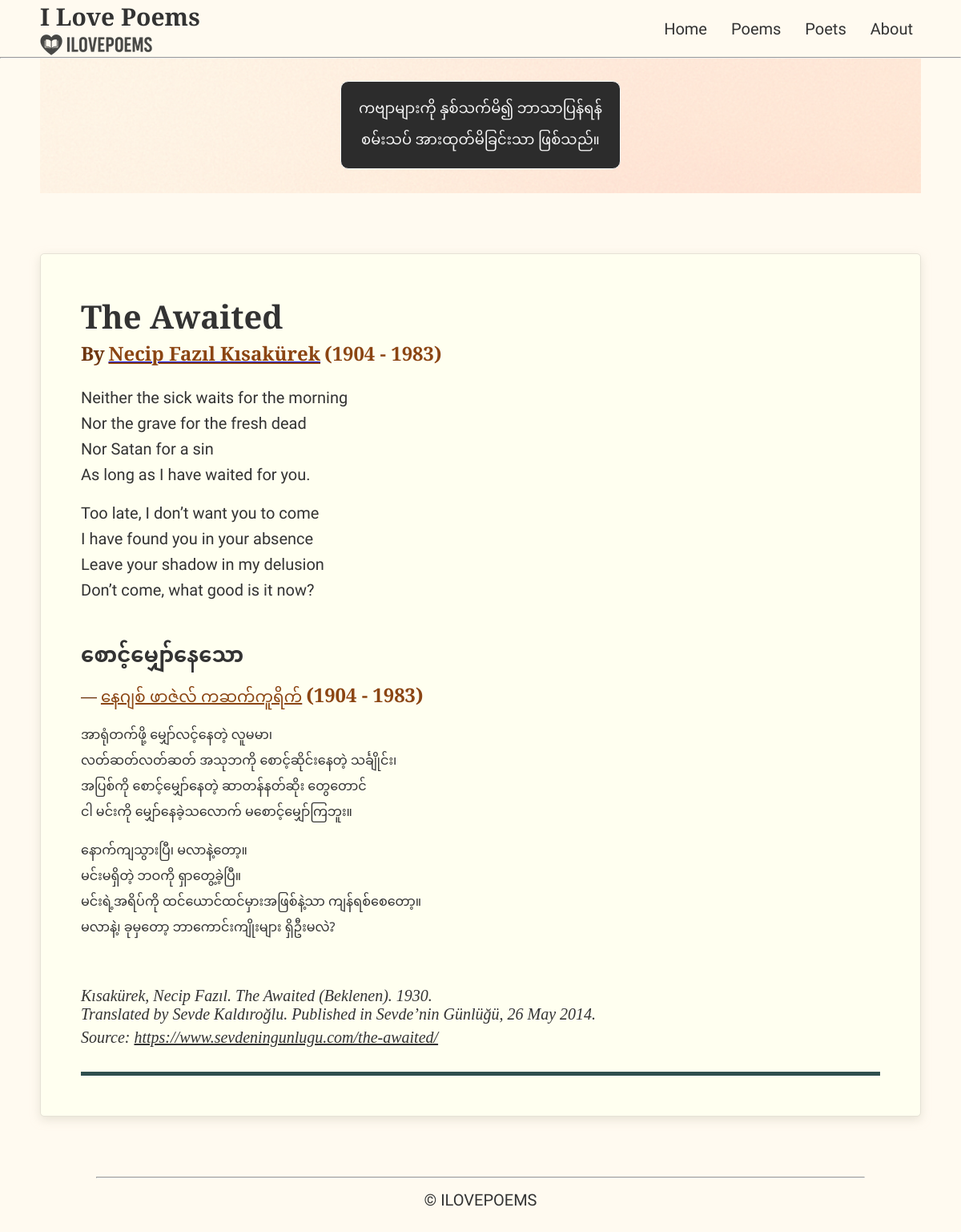
The page /7/ on the database as committed earlier.
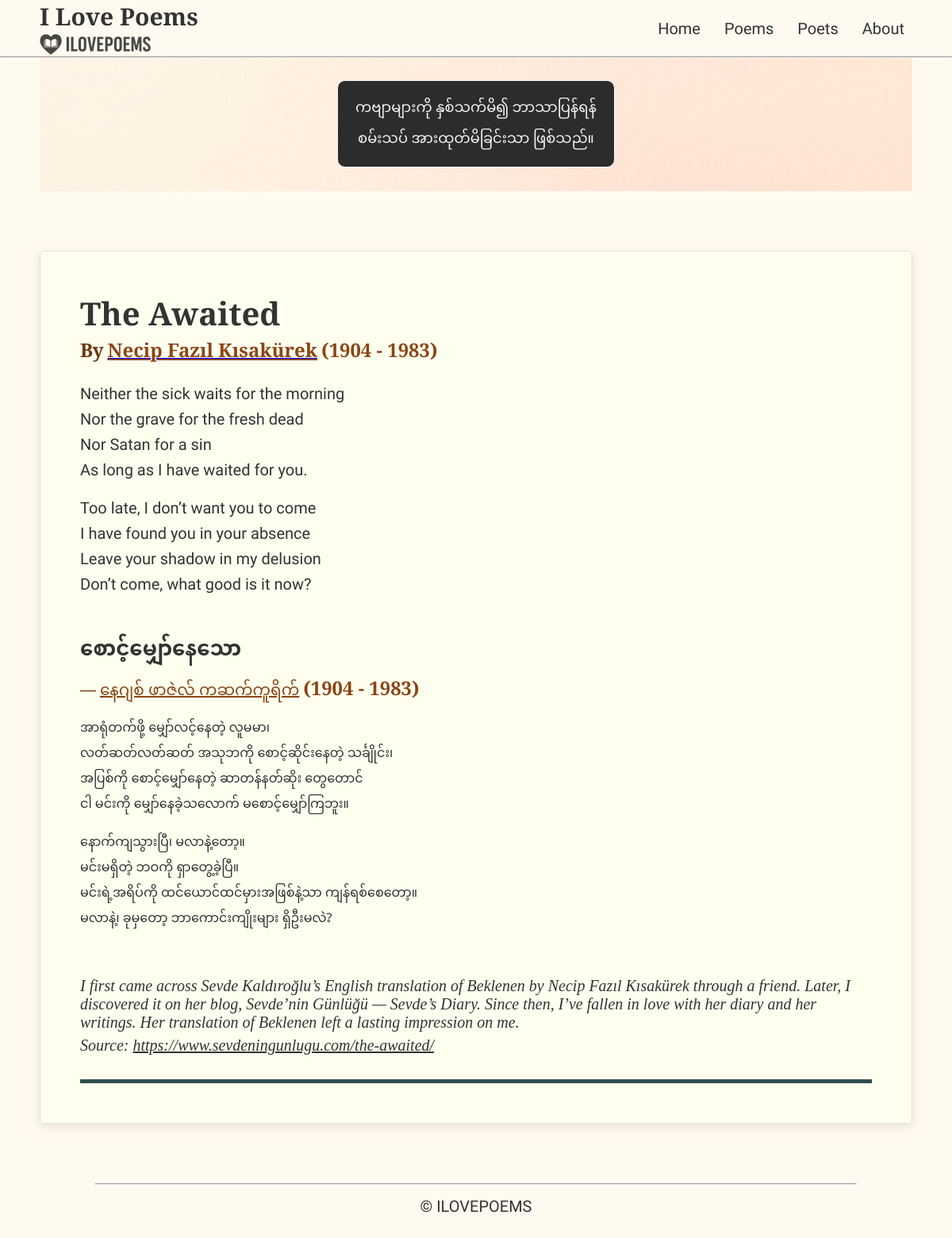
The same page on the database as committed later.
### poems/models.py (models this page shows, shortened)
class Poem(models.Model):
    title_en = models.CharField(max_length=200)
    title_mm = models.CharField(max_length=200)  # Myanmar title
    poem_mm = models.TextField()                  # Myanmar poem content
    poem_en = models.TextField()                  # English poem content
    about = models.TextField(blank=True)          # About the poem
    source = models.CharField(max_length=300, blank=True)
    featured = models.BooleanField(default=False)  # True/False column
    poet = models.ForeignKey('Poet', on_delete=models.CASCADE, related_name='poems')
    date_added = models.DateTimeField("date added")

class Poet(models.Model):
    name_en = models.CharField(max_length=100)
    name_mm = models.CharField(max_length=100)    # Myanmar name
    about = models.TextField(blank=True)          # About the poet
    source = models.CharField(max_length=300, blank=True)
    born_year = models.PositiveSmallIntegerField("Year of birth", null=True, blank=False)
    dead_year = models.PositiveSmallIntegerField("Year of death", null=True, blank=False)

### poems/views.py (the view)
# urls.py: path('<int:poem_id>/', views.poem, name='poem'),
def poem(request, poem_id):
    poem_obj = get_object_or_404(Poem, pk=poem_id)
    line_count_en = len(poem_obj.poem_en.split('\n'))
    context = {
        "selected_poem": poem_obj,
        "line_count_en": line_count_en
        }
    return render(request, "poems/poem.html", context)

### poems/templates/poems/poem.html (shortened to what this page needs)
{% extends "poems/base.html" %}
{% block content %}
    <div class="poem-translation">
        <div class="poem">
            <p class="poem-title_en">{{ selected_poem.title_en }}</p>
            <span class="poet">By</span>
            <a href="{% url 'poems:poet' selected_poem.poet.id %}"
               class="poet-wrapper">
                <span class="poet">{{ selected_poem.poet.name_en }}</span></a>{% if selected_poem.poet.born_year and selected_poem.poet.dead_year %}
                    <span class="poems_list_items poet">({{ selected_poem.poet.born_year }} - {{ selected_poem.poet.dead_year }})</span>
                {% elif selected_poem.poet.born_year %}
                    <span class="poems_list_items poet">(Born - {{ selected_poem.poet.born_year }})</span>
                {% endif %}
                <div class="poem-en">
                    {{ selected_poem.poem_en|linebreaks }}
                </div>
                <p class="poem-title_mm">{{ selected_poem.title_mm }}</p>
                <span class="poet-mm">—</span>
                <a href="{% url 'poems:poet' selected_poem.poet.id %}"
                class="poet-wrapper">
                <span class="poet-mm">{{ selected_poem.poet.name_mm }}</span></a>{% if selected_poem.poet.born_year and selected_poem.poet.dead_year %}
                    <span class="poems_list_items poet">({{ selected_poem.poet.born_year }} - {{ selected_poem.poet.dead_year }})</span>
                {% elif selected_poem.poet.born_year %}
                    <span class="poems_list_items poet">(Born - {{ selected_poem.poet.born_year }})</span>
                {% endif %}
                <div class="poem-mm">
                    {{ selected_poem.poem_mm|linebreaks }}
                </div>
            </div>
            <div class="note">
                <div>{{ selected_poem.about |linebreaks }}</div>
                {% if selected_poem.source %}
                    <p>
                        Source:
                        <a href="{{ selected_poem.source }}"
                           class="source"
                           target="_blank"
                           rel="noopener noreferrer">
                           {{ selected_poem.source|linebreaksbr }}</a>
                    </p>
                {% endif %}
            </div>
            <hr class="bottom_bar">
        </div>
    {% endblock content %}

Rows that differ between the two databases and show on the page:
changed Poem "The Awaited": about "Kısakürek, Necip Fazıl. The Awaited (Beklenen). 1930. Translated by Sevde Kaldıroğlu. Published in Sevde’nin Günlüğü, 26 May 2014." → "I first came across Sevde Kaldıroğlu’s English translation of Beklenen by Necip Fazıl Kısakürek through a friend. Later, I discovered it on her blog, Sevde’nin Günlüğü — Sevde’s Diary. Since then, I’ve fallen in love with her diary and her writings. Her translation of Beklenen left a lasting impression on me."
